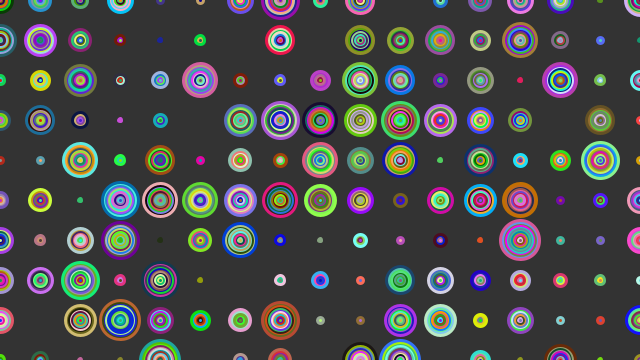
Frame 1 (no input)
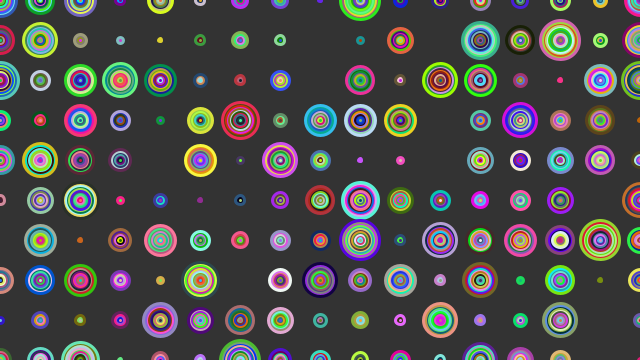
Frame 60 (the mouse pressed at the canvas centre just before this capture)
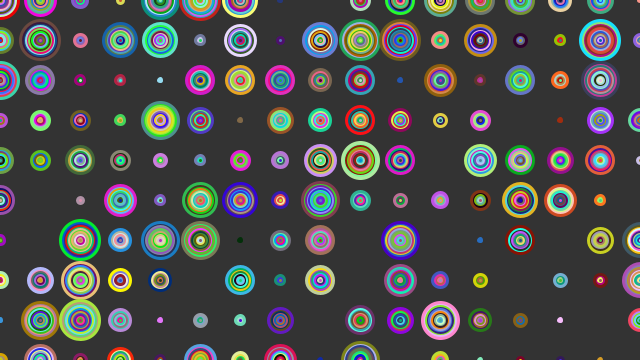
Frame 120 (the mouse held since frame 60 and released just before this capture)

The Processing sketch that drew these frames (run headless with seeded random() and noise(); from frame 60 on, the mouse is pressed at the canvas centre):

// Processing sketch: processing_183824
// ── processing_183824.pde

float R;
float Rsize;
void setup()
{
  size(640, 360);
  smooth();
  Rsize = 40;
}
void draw()
{
  background(51);
  
  for(float i = 0; i <= width; i=i+Rsize)
  {
    for(float j = 0; j <= height; j=j+Rsize)
    {
      
      R = random(0, Rsize);
      circleGen(i, j);
    }
  }
  
}

void circleGen(float a , float b)
{
  for(int i = 0; i<R;i=i+3)
  {
    noFill();
    stroke(random(255), random(255),random(255));
    strokeWeight(3);
    ellipse(a, b, i, i);
  }
}
